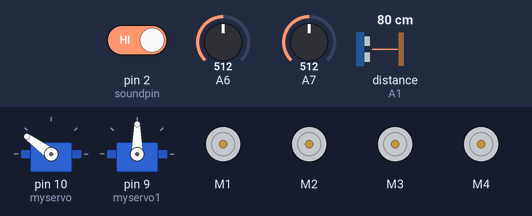
The sketch below on a simulated Arduino Nano, built with avr-gcc and run on an emulated ATmega328P. On the bench: 2 × servo, 4 × DC motor (green arrow = forward, orange = backward, longer = faster). Wiring (inferred from the names in the program): ultrasonic range finder: trigger A0; echo A1. The test bench sets the inputs (shaded band); at power-on: distance to the obstacle (sensor on A1) 80 cm, pin 2 (soundpin) HIGH, A6 = 512, A7 = 512. The echo pulse lasts 58.3 µs per cm.

Above: at 2.4 s.
2.5 s: distance to the obstacle (sensor on A1) set to 13 cm
At 5.4 s:
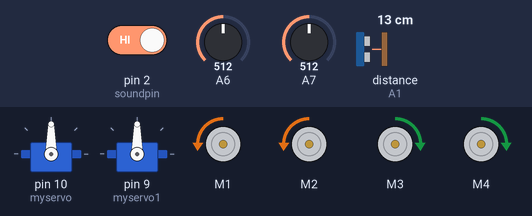
6.2 s: distance to the obstacle (sensor on A1) set to 10 cm
At 8.0 s:
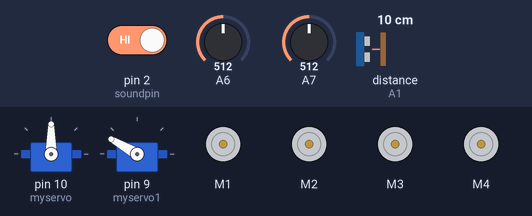
10.7 s: pin 2 (soundpin) driven LOW
17.3 s: distance to the obstacle (sensor on A1) set to 35 cm
At 19.3 s:
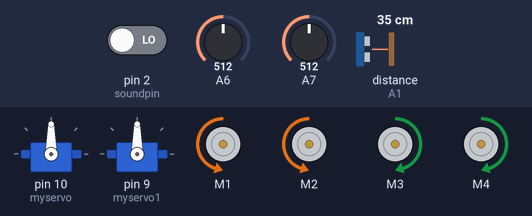
23.9 s: distance to the obstacle (sensor on A1) set to 29 cm
27.4 s: distance to the obstacle (sensor on A1) set to 2 cm
At 30.2 s:
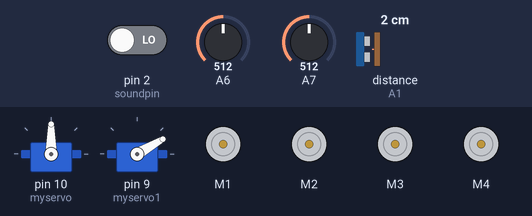
Timing chart, 0 to 32.3 s (numbered marks = the images above; inputs shaded):
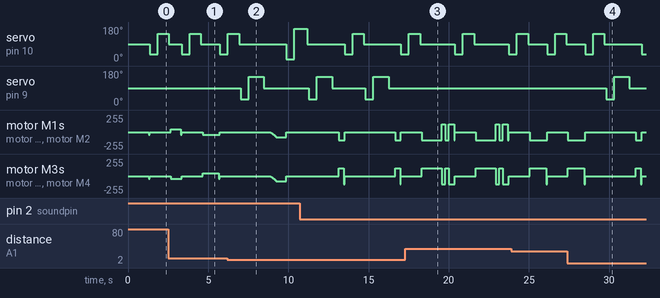

Measured:
- the behaviour switches between 12 and 11 cm on distance to the obstacle (sensor on A1) (found by bisection; images 1 and 2)
- after the input at 6.2 s, servo on pin 9 (myservo1): 90° → 30° after 0.82 s, → 150° 0.50 s later, → 90° 0.95 s later
- after the input at 17.3 s, servo on pin 9 (myservo1): stops changing and stays 90°
- after the input at 27.4 s, servo on pin 9 (myservo1): 90° → 30° after 2.4 s, → 150° 0.50 s later, → 90° 0.95 s later

The sketch:

obstacle_avoidance_robot.ino
```cpp
#include <AFMotor.h>      //add Adafruit Motor Shield library
#include <Servo.h>        //add Servo Motor library

#define TRIG_PIN A0 // Pin A0 on the Motor Drive Shield soldered to the ultrasonic sensor
#define ECHO_PIN A1 // Pin A1 on the Motor Drive Shield soldered to the ultrasonic sensor
#define TRIG_PINL A2 // Pin A2 on the Motor Drive Shield soldered to the ultrasonic sensor
#define ECHO_PINL A3 // Pin A3 on the Motor Drive Shield soldered to the ultrasonic sensor
#define TRIG_PINR A4 // Pin A4 on the Motor Drive Shield soldered to the ultrasonic sensor
#define ECHO_PINR A5 // Pin A5 on the Motor Drive Shield soldered to the ultrasonic sensor
#define MAX_SPEED 80 // sets speed of DC traction motors to 150/250 or about 70% of full speed - to get power drain down.
#define MAX_SPEED_OFFSET 40 // this sets offset to allow for differences between the two DC traction motors
#define COLL_DIST 40 // sets distance at which robot stops and reverses to 30cm
#define TURN_DIST COLL_DIST+20 // sets distance at which robot veers away from object
float duration,distance,durationR, distanceR,durationL, distanceL;

AF_DCMotor leftMotor1(1, MOTOR12_1KHZ); // create motor #1 using M1 output on Motor Drive Shield, set to 1kHz PWM frequency
AF_DCMotor leftMotor2(2, MOTOR12_1KHZ); // create motor #2, using M2 output, set to 1kHz PWM frequency
AF_DCMotor rightMotor1(3, MOTOR34_1KHZ);// create motor #3, using M3 output, set to 1kHz PWM frequency
AF_DCMotor rightMotor2(4, MOTOR34_1KHZ);// create motor #4, using M4 output, set to 1kHz PWM frequency
Servo myservo;  // create servo object to control a servo
Servo myservo1;  // create servo object to control a servo
const int soundpin=2;

int leftDistance, rightDistance; //distances on either side
int curDist = 0;
String motorSet = "";
int speedSet = 0;

//-------------------------------------------- SETUP LOOP ----------------------------------------------------------------------------
void setup() {
 myservo.attach(10);  // attaches the servo on pin 10 (SERVO_1 on the Motor Drive Shield to the servo object
  myservo.write(90); // tells the servo to position at 90-degrees ie. facing forward.
  delay(600); // delay for one seconds
  myservo1.attach(9);  // attaches the servo on pin 10 (SERVO_1 on the Motor Drive Shield to the servo object
  myservo1.write(90); // tells the servo to position at 90-degrees ie. facing forward.
  delay(600); // delay for one seconds
  pinMode(TRIG_PIN,OUTPUT);
  pinMode(ECHO_PIN,INPUT);
//  Serial.begin(9600);
   pinMode(soundpin,INPUT);
  pinMode(TRIG_PINR,OUTPUT);
 pinMode(ECHO_PINR,INPUT);
 pinMode(TRIG_PINL,OUTPUT);
 pinMode(ECHO_PINL,INPUT);
 }
//------------------------------------------------------------------------------------------------------------------------------------

//---------------------------------------------MAIN LOOP ------------------------------------------------------------------------------
void loop() {
  sound1();
  myservo.write(90);  // move eyes forward
  delay(90);
  int jk=map(analogRead(A6),35,900,0,1);
  int jj=map(analogRead(A7),35,900,0,1);
//  Serial.println(jk);
//  Serial.println(jj);
  curDist = readPing();   // read distance
  if ((curDist < COLL_DIST) || (jj==0 || jk==0)) { changePath();}  // if forward is blocked change direction
 else { moveForward(); delay(200);} // move forward

 }
//-------------------------------------------------------------------------------------------------------------------------------------

void changePath() {
  moveBackward2();
  moveStop();   // stop forward movement
  myservo.write(36);  // check distance to the right
    delay(500);
    rightDistance = readPing(); //set right distance
    //delay(500);
    myservo.write(144);  // check distace to the left
    delay(700);
    leftDistance = readPing(); //set left distance
    //delay(500);
    myservo.write(90); //return to center
    delay(100);
    compareDistance();
  }


void compareDistance()   // find the longest distance
{
  if ((leftDistance>rightDistance)&&(rightDistance>10 && leftDistance>10)) //if left is less obstructed
  {//Serial.print("left");
    turnLeft();
  }
  else if ((rightDistance>leftDistance)&&(rightDistance>10 && leftDistance>10)) //if right is less obstructed
  {//Serial.print("right");
    turnRight();
  }
   else if (rightDistance<=10 && leftDistance<=10)
   {/*Serial.print("backwards");*/
    moveBackward();
   }
  else                    //if they are equally obstructed
  {//Serial.print("back");
  if (leftDistance<10)
  {//Serial.print("turnaroundR");
    turnAroundR();
    }
  else
  {//Serial.print(" turnAroundL");
  turnAroundL();
  }
  }
}


//-------------------------------------------------------------------------------------------------------------------------------------

int readPing()
{ // read the ultrasonic sensor distance
   analogWrite(TRIG_PIN,0);
 delayMicroseconds(2);
  analogWrite(TRIG_PIN,255);
 delayMicroseconds(10);
  digitalWrite(TRIG_PIN,0);

 duration = pulseIn(ECHO_PIN,255);
 distance = (duration*.0343)/2;
// Serial.print("Distance: ");
// Serial.println(distance);
 return distance;

}
//-------------------------------------------------------------------------------------------------------------------------------------
void moveStop() {leftMotor1.run(RELEASE); leftMotor2.run(RELEASE); rightMotor1.run(RELEASE); rightMotor2.run(RELEASE);}  // stop the motors.
void moveBackward2(){
   motorSet = "BACKWARD";
    leftMotor1.run(BACKWARD);     // turn it on going backward
    leftMotor2.run(BACKWARD);     // turn it on going backward
    leftMotor1.setSpeed(speedSet+MAX_SPEED_OFFSET);
    leftMotor2.setSpeed(speedSet+MAX_SPEED_OFFSET);
    rightMotor1.run(BACKWARD);    // turn it on going backward
    rightMotor2.run(BACKWARD);    // turn it on going backward
    rightMotor1.setSpeed(speedSet+MAX_SPEED_OFFSET);
    rightMotor2.setSpeed(speedSet+MAX_SPEED_OFFSET);
    delay(50);
}
//-------------------------------------------------------------------------------------------------------------------------------------

void moveForward() {
  check();
    motorSet = "FORWARD";
    leftMotor1.run(FORWARD);      // turn it on going forward
    leftMotor2.run(FORWARD);      // turn it on going forward
    rightMotor1.run(FORWARD);     // turn it on going forward
    rightMotor2.run(FORWARD);     // turn it on going forward
  for (speedSet = 0; speedSet < MAX_SPEED; speedSet +=2) // slowly bring the speed up to avoid loading down the batteries too quickly
  {
    leftMotor1.setSpeed(speedSet);
    leftMotor2.setSpeed(speedSet);
    rightMotor1.setSpeed(speedSet);
    rightMotor2.setSpeed(speedSet);
    delay(5);
  }
}
//-------------------------------------------------------------------------------------------------------------------------------------
void moveBackward1(){
   motorSet = "BACKWARD";
    leftMotor1.run(BACKWARD);     // turn it on going backward
    leftMotor2.run(BACKWARD);     // turn it on going backward
    rightMotor1.run(BACKWARD);    // turn it on going backward
    rightMotor2.run(BACKWARD);    // turn it on going backward
  for (speedSet = 0; speedSet < MAX_SPEED; speedSet +=2) // slowly bring the speed up to avoid loading down the batteries too quickly
  {
    leftMotor1.setSpeed(speedSet);
    leftMotor2.setSpeed(speedSet);
    rightMotor1.setSpeed(speedSet);
    rightMotor2.setSpeed(speedSet);
    delay(10);
  }delay(400);
}
void moveBackward()
{
    int q=backservo();
    if(q==0){
    motorSet = "BACKWARD";
    leftMotor1.run(BACKWARD);     // turn it on going backward
    leftMotor2.run(BACKWARD);     // turn it on going backward
    rightMotor1.run(BACKWARD);    // turn it on going backward
    rightMotor2.run(BACKWARD);    // turn it on going backward
  for (speedSet = 0; speedSet < MAX_SPEED; speedSet +=2) // slowly bring the speed up to avoid loading down the batteries too quickly
  {
    leftMotor1.setSpeed(speedSet);
    leftMotor2.setSpeed(speedSet);
    rightMotor1.setSpeed(speedSet);
    rightMotor2.setSpeed(speedSet);
    delay(10);
  }
  delay(600);
  moveStop();   // stop forward movement
  myservo.write(10);  // check distance to the right
    delay(500);
    rightDistance = readPing(); //set right distance
    //delay(500);
    myservo.write(170);  // check distace to the left
    delay(800);
    leftDistance = readPing(); //set left distance
    //delay(500);
    myservo.write(90); //return to center
    delay(100);

  if(rightDistance>10 || leftDistance>10){
   if(rightDistance>leftDistance){turnAroundR();}
   else{turnAroundL();}
  }
  else{moveBackward();}
}
}
//-------------------------------------------------------------------------------------------------------------------------------------
void turnRight() {
  motorSet = "RIGHT";
  rightMotor1.run(BACKWARD);    // turn motor 3 backward
  rightMotor2.run(BACKWARD);    // turn motor 4 backward
  rightMotor1.setSpeed(speedSet+MAX_SPEED_OFFSET);
  rightMotor2.setSpeed(speedSet+MAX_SPEED_OFFSET);
  leftMotor1.run(FORWARD);      // turn motor 1 forward
  leftMotor2.run(FORWARD);      // turn motor 2 forward
  leftMotor1.setSpeed(speedSet+MAX_SPEED_OFFSET);
  leftMotor2.setSpeed(speedSet+MAX_SPEED_OFFSET);
  delay(550); // run motors this way for 1500

}
//-------------------------------------------------------------------------------------------------------------------------------------
void turnLeft() {
  motorSet = "LEFT";
  leftMotor1.run(BACKWARD);      // turn motor 1 backward
  leftMotor2.run(BACKWARD);      // turn motor 2 backward
  leftMotor1.setSpeed(speedSet+MAX_SPEED_OFFSET);
  leftMotor2.setSpeed(speedSet+MAX_SPEED_OFFSET);
  rightMotor1.run(FORWARD);     // turn motor 3 forward
  rightMotor2.run(FORWARD);     // turn motor 4 forward
  rightMotor1.setSpeed(speedSet+MAX_SPEED_OFFSET);
  rightMotor2.setSpeed(speedSet+MAX_SPEED_OFFSET);
  delay(550); // run motors this way for 1500

}
//-------------------------------------------------------------------------------------------------------------------------------------
void turnAroundR1() {
  motorSet = "RIGHT";
  rightMotor1.run(BACKWARD);    // turn motor 3 backward
  rightMotor2.run(BACKWARD);    // turn motor 4 backward
  rightMotor1.setSpeed(speedSet+MAX_SPEED_OFFSET);
  rightMotor2.setSpeed(speedSet+MAX_SPEED_OFFSET);
  leftMotor1.run(FORWARD);      // turn motor 1 forward
  leftMotor2.run(FORWARD);      // turn motor 2 forward
  leftMotor1.setSpeed(speedSet+MAX_SPEED_OFFSET);
  leftMotor2.setSpeed(speedSet+MAX_SPEED_OFFSET);
  delay(900); // run motors this way for 1700

}
void turnAroundR() {
  motorSet = "RIGHT";
  rightMotor1.run(BACKWARD);    // turn motor 3 backward
  rightMotor2.run(BACKWARD);    // turn motor 4 backward
  rightMotor1.setSpeed(speedSet+MAX_SPEED_OFFSET);
  rightMotor2.setSpeed(speedSet+MAX_SPEED_OFFSET);
  leftMotor1.run(FORWARD);      // turn motor 1 forward
  leftMotor2.run(FORWARD);      // turn motor 2 forward
  leftMotor1.setSpeed(speedSet+MAX_SPEED_OFFSET);
  leftMotor2.setSpeed(speedSet+MAX_SPEED_OFFSET);
  delay(930); // run motors this way for 1700

}
void turnAroundL() {
  motorSet = "LEFT";
  leftMotor1.run(BACKWARD);      // turn motor 1 forward
  leftMotor2.run(BACKWARD);      // turn motor 2 forward
  leftMotor1.setSpeed(speedSet+MAX_SPEED_OFFSET);
  leftMotor2.setSpeed(speedSet+MAX_SPEED_OFFSET);
  rightMotor1.run(FORWARD);    // turn motor 3 backward
  rightMotor2.run(FORWARD);    // turn motor 4 backward
  rightMotor1.setSpeed(speedSet+MAX_SPEED_OFFSET);
  rightMotor2.setSpeed(speedSet+MAX_SPEED_OFFSET);
  delay(930); // run motors this way for 1700

}
void check()
{ // read the ultrasonic sensor distance
  //Serial.println("insidecheck()");

   analogWrite(TRIG_PINR,0);
 delayMicroseconds(2);
  analogWrite(TRIG_PINR,255);
 delayMicroseconds(10);
  analogWrite(TRIG_PINR,0);

 durationR = pulseIn(ECHO_PINR,255);
 distanceR = (durationR*.0343)/2;
 //Serial.print("DistanceR: ");
 //Serial.println(distanceR);

analogWrite(TRIG_PINL,0);
 delayMicroseconds(2);
  analogWrite(TRIG_PINL,255);
 delayMicroseconds(10);
  analogWrite(TRIG_PINL,0);

 durationL = pulseIn(ECHO_PINL,255);
 distanceL = (durationL*.0343)/2;
 //Serial.print("DistanceL: ");
 //Serial.println(distanceL);

 if (distanceR<10 || distanceL<10)
 {//Serial.print("insidecheck             if");
  //moveStop();
  if (distanceR>distanceL){rightS();}
  else {leftS();}
 }
}

void rightS() {
  motorSet = "RIGHT";
  rightMotor1.run(BACKWARD);    // turn motor 3 backward
  rightMotor2.run(BACKWARD);    // turn motor 4 backward
  rightMotor1.setSpeed(speedSet+MAX_SPEED_OFFSET);
  rightMotor2.setSpeed(speedSet+MAX_SPEED_OFFSET);
  leftMotor1.run(FORWARD);      // turn motor 1 forward
  leftMotor2.run(FORWARD);      // turn motor 2 forward
  leftMotor1.setSpeed(speedSet+MAX_SPEED_OFFSET);
  leftMotor2.setSpeed(speedSet+MAX_SPEED_OFFSET);
  delay(220); // run motors this way for 1500

}
//-------------------------------------------------------------------------------------------------------------------------------------
void leftS() {
  motorSet = "LEFT";
  leftMotor1.run(BACKWARD);      // turn motor 1 backward
  leftMotor2.run(BACKWARD);      // turn motor 2 backward
  leftMotor1.setSpeed(speedSet+MAX_SPEED_OFFSET);
  leftMotor2.setSpeed(speedSet+MAX_SPEED_OFFSET);
  rightMotor1.run(FORWARD);     // turn motor 3 forward
  rightMotor2.run(FORWARD);     // turn motor 4 forward
  rightMotor1.setSpeed(speedSet+MAX_SPEED_OFFSET);
  rightMotor2.setSpeed(speedSet+MAX_SPEED_OFFSET);
  delay(220); // run motors this way for 1500

}
int sound()
{
  int statussensor=digitalRead(soundpin);

 if (statussensor==0)
  {
     return 1;
  }
  else {return 0;}
}
void sound1()
{
  int statussensor=digitalRead(soundpin);

 if (statussensor==0)
  { myservo.write(90);delay(100);int k=readPing();
     if (k>=30){leftS();rightS();leftS();rightS();}
     else {changePath();}
  }
  //else {return 0;}
}
int backservo()
{
 myservo1.write(30);
    delay(400);
    int d=sound();
    delay(100);
    myservo1.write(150);
    delay(850);
    int e=sound();
    delay(100);
    myservo1.write(90);
    delay(300);
    int g=sound();
    delay(100);
    if(d==1){moveStop();leftS();return 1;}
    else if(e==1){moveStop();rightS();return 1;}
    else if(g==1){moveStop();turnAroundR1();moveBackward1();return 1;}
    else {return 0;}
}
```
